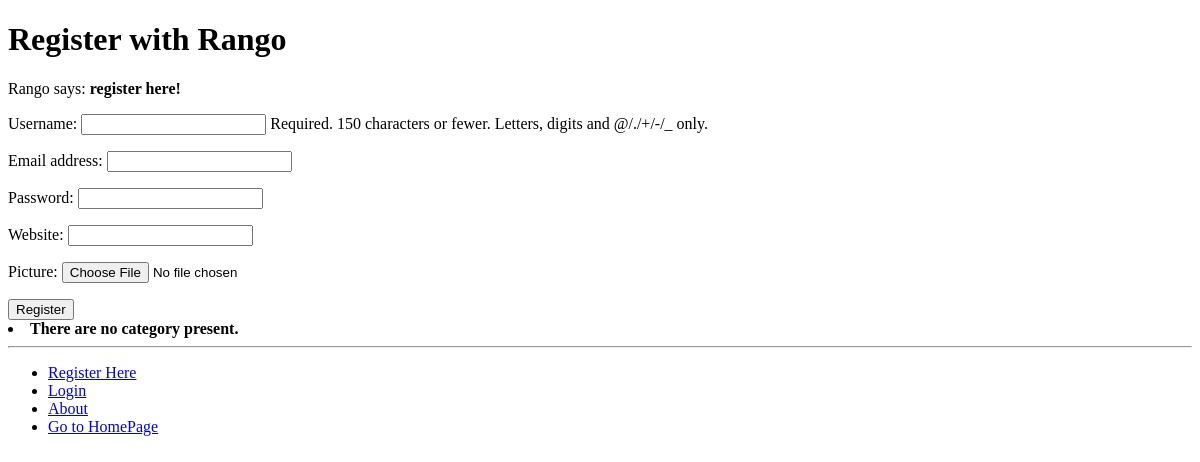
The page /rango/register/ on the database as committed earlier.
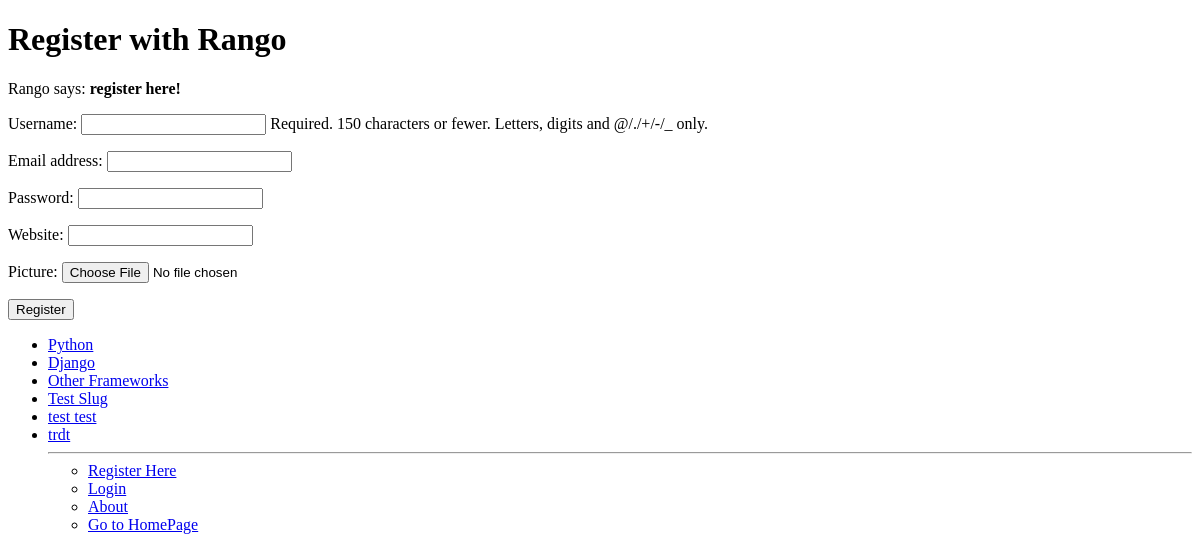
The same page on the database as committed later.
### rango/models.py (models this page shows, shortened)
class Category(models.Model):
	name = models.CharField(max_length = 128, unique = True)
	views = models.IntegerField(default=0)
	likes = models.IntegerField(default=0)
	slug = models.SlugField(unique=True)

### rango/views.py (the view)
def register(request):
	registered = False
	if request.method == 'POST':
		user_form = UserForm(data = request.POST)
		profile_form = UserProfileForm(data = request.POST)
		if user_form.is_valid() and profile_form.is_valid():
			user = user_form.save()
			user.set_password(user.password)
			user.save()
			profile = profile_form.save(commit=False)
			profile.user = user
			if 'picture' in request.FILES:
				profile.picture = request.FILES['picture']
			profile.save()
			registered = True
		else:
			print user_form.errors, profile_form.errors
	else:
		user_form = UserForm()
		profile_form = UserProfileForm()
	context_dict = {'user_form': user_form, 'profile_form': profile_form, 'registered':registered}
	return render(request, 'rango/register.html', context_dict)

### rango/forms.py
class UserForm(forms.ModelForm):
	password = forms.CharField(widget=forms.PasswordInput())
	class Meta:
		model = User
		fields = ('username', 'email', 'password')

class UserProfileForm(forms.ModelForm):
	class Meta:
		model = UserProfile
		fields = ('website', 'picture')

### rango/templatetags/rango_extras.py (called while the page is built)
@register.inclusion_tag('rango/cats.html')
def get_category_list(cat=None):
	return {'cats' : Category.objects.all(), 'act_cat' : cat}

### templates/rango/register.html (shortened to what this page needs)
{% extends 'base.html' %}
{% load staticfiles %}
    {% block body_block %}
        <h1>Register with Rango</h1>
        {% if registered %}
        Rango says: <strong>thank you for registering!</strong>
        <a href="{% url 'rango:index' %}">Return to the homepage.</a><br />
        {% else %}
        Rango says: <strong>register here!</strong><br />
        <form id="user_form" method="post" action="{% url 'rango:register' %}"
                enctype="multipart/form-data">
            {{ user_form.as_p }}
            {{ profile_form.as_p }}
            <input type="submit" name="submit" value="Register" />
        </form>
        {% endif %}
{% endblock %}

### templates/rango/cats.html (shortened to what this page needs)
{% if cats %}
    <ul class="nav nav-sidebar">
    {% for c in cats %}
        {% if c == act_cat %} <li  class="active" > {% else  %} <li>{% endif %}
            <a href="{% url 'rango:category'  c.slug %}">{{ c.name }}</a></li>
    {% endfor %}
{% else %}
    <li> <strong >There are no category present.</strong></li>
{% endif %}

Rows that differ between the two databases and show on the page:
added Category: name "Python"
added Category: name "Django"
added Category: name "Other Frameworks"
added Category: name "Test Slug"
added Category: name "test test"
added Category: name "trdt"
Other text that changed with them:
text no longer shown: "There are no category present."
